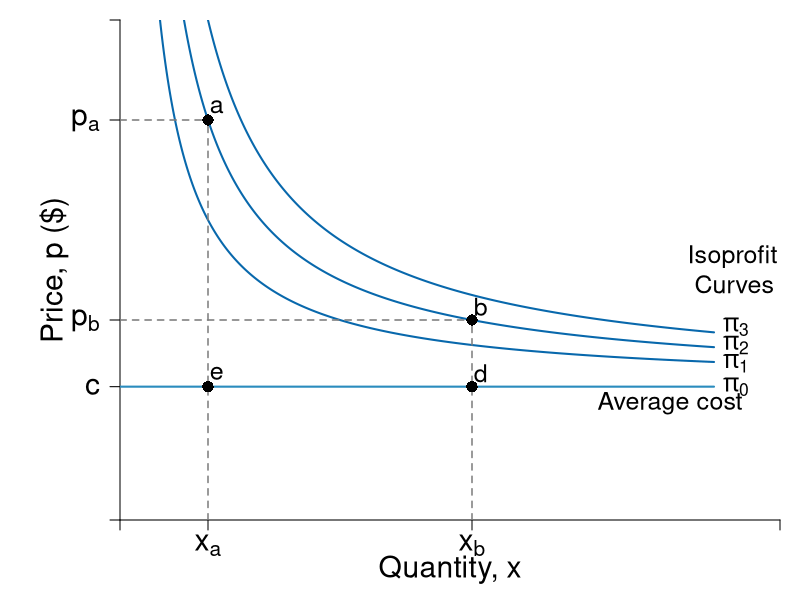

Write the R code that produced this figure.
#Graph Designer: Simon Halliday + Scott Cohn
#Authors: Bowles and Halliday
#Title: Coordination, Conflict and Competition: A Text in Microeconomics

require(shape)
pdf(file = "firmmarketsupply/isoprofits_demand.pdf", width = 9, height = 7)

#Set parameters for graphics
axislabelsize <- 1.8
labelsize <- 1.5
namesize <- 1.8
annotatesize <- 1.5
graphlinewidth <- 2
segmentlinewidth <- 1.5

COL <- c("#7fc97f", "#beaed4", "#fdc086", "#ffff99", "#386cb0", "#f0027f", "#bf5b17", "#666666")
COLA <- c("#e0f3db", "#99d8c9","#66c2a4","#41ae76", "#238b45", "#005824")
COLB <- c("#c6dbef", "#4eb3d3", "#2b8cbe", "#0868ac","#084081")
grays <- gray.colors(25, start = 1, end = 0)
CBCols <- c("#009E73","#0072B2","#E69F00","#CC79A7", "#F0E442")

#Edited the margins to cater for the larger LHS labels
par(mar =  c(4, 6, 1, 1))

AvgRevenue <- function(x, rmax = 12, xmax = 12){
  rmax - (rmax/xmax)*x
}

MRevenue <- function(x, rmax = 12, xmax = 12){
  rmax - 2*(rmax/xmax)*x
}

AvgCost <- function(x, c0 = 2, c1 = 4){
  c0/x + c1
}

IsoProf <- function(x, k = 0, c0 = 2, c1 = 4){
  AvgCost(x) + k/x
}

xlims <- c(0, 15)
ylims <- c(0, 15)

npts <- 501 
x <- seq(xlims[1], xlims[2], length.out = npts)
y <- seq(ylims[1], ylims[2], length.out = npts) 
a <- c(13, 16.75, 19.25)

plot(0, 0, xlim = xlims, ylim = ylims, type = "n",
     xlab = expression(paste("")),
     ylab = expression(paste("")), 
     xaxt = "n", 
     yaxt = "n", 
     cex.lab = axislabelsize, 
     bty = "n",
     xaxs = "i", 
     yaxs = "i")

ticksy <- c(0, 4, IsoProf(8, k = 14), IsoProf(2, k = 14), ylims[2])
ylabels <- c(NA, expression(paste(c)), expression(paste(p[b])), expression(paste(p[a])), NA) #expression(paste(p^{m})),
ticksx <- c(0, 2, 8, xlims[2])
xlabels <- c(NA, expression(paste(x[a])), expression(paste(x[b])), NA) #expression(paste(x^{m})), expression(paste(frac(bar(p),beta)))

axis(1, at = ticksx, pos = 0, labels = xlabels, cex.axis = axislabelsize)
axis(2, at = ticksy, pos = 0, labels = ylabels, las = 1, cex.axis = axislabelsize)

npts <- 500 
xx1 <- seq(xlims[1], xlims[2], length.out = npts)
xx2 <- seq(xlims[1], xlims[2] - 1.5, length.out = npts)
xx3 <- seq(2, 6, length.out = npts)

lines(xx2, IsoProf(xx2, k = 14), col = COLB[4], lwd = graphlinewidth)
lines(xx2, IsoProf(xx2, k = 8), col = COLB[4], lwd = graphlinewidth)
lines(xx2, IsoProf(xx2, k = 20), col = COLB[4], lwd = graphlinewidth)
segments(0, 4, xlims[2] - 1.5, 4, lty = 1, col = COLB[3] , lwd = graphlinewidth)

#Label the axes
#text(0.5*(xlims[2]), -1.5, expression(paste("Output, ", x)), xpd = TRUE, cex = axislabelsize) 
text(0.5*(xlims[2]), -1.5, expression(paste("Quantity, ", x)), xpd = TRUE, cex = axislabelsize) 
text(-1.5, 0.5*ylims[2], expression(paste("Price, ", p, " ($)")), xpd = TRUE, cex = axislabelsize, srt = 90) 

#Label curves
text(xlims[2] - 1, 7, expression(paste("Isoprofit \n Curves")), cex = labelsize)


#Draw segments for total costs
segments(0, IsoProf(x = 2, k = 14), 2, IsoProf(x = 2, k = 14), lty = 2, col = grays[20] , lwd = segmentlinewidth)
segments(2, 0, 2, IsoProf(x = 2, k = 14), lty = 2, col = grays[20] , lwd = segmentlinewidth)

segments(0, IsoProf(x = 8, k = 14), 8, IsoProf(x = 8, k = 14), lty = 2, col = grays[20] , lwd = segmentlinewidth)
segments(8, 0, 8, IsoProf(x = 8, k = 14), lty = 2, col = grays[20] , lwd = segmentlinewidth)


text(xlims[2] - 1, 5.8, expression(paste(pi[3])), cex = labelsize)
text(xlims[2] - 1, 5.25, expression(paste(pi[2])), cex = labelsize)
text(xlims[2] - 1, 4.7, expression(paste(pi[1])), cex = labelsize)
text(xlims[2] - 1, 4, expression(paste(pi[0])), cex = labelsize)
text(xlims[2] - 2.5, 3.5, expression(paste("Average cost")), cex = annotatesize)

points(2, IsoProf(x = 2, k = 14), pch = 16, col = "black", cex = 1.5)
text(2.2, IsoProf(x = 2, k = 14) + 0.4, expression(a), cex = labelsize)

points(8, IsoProf(x = 8, k = 14), pch = 16, col = "black", cex = 1.5)
text(8.2, IsoProf(x = 8, k = 14) + 0.4, expression(b), cex = labelsize)

points(2, 4, pch = 16, col = "black", cex = 1.5)
text(2.2, 4 + 0.4, expression(e), cex = labelsize)

points(8, 4, pch = 16, col = "black", cex = 1.5)
text(8.2, 4 + 0.4, expression(d), cex = labelsize)



dev.off()
